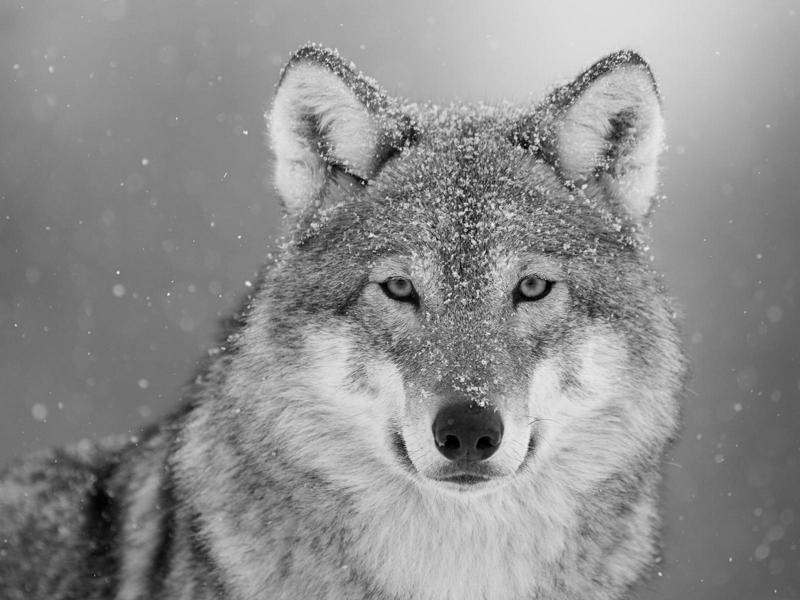
#> input picture WolfGray.jpg, 800 x 600 px; the run also reads 2 pictures not shown here
$ python Morphing.py
#> lines starting #> are read from the running program, lines starting #| are printed output that depends on the picture; after the words box and inside, x2 and y2 are one past the last pixel; in counts of white or black regions, pixels touching at a corner belong together
import time
import os
import numpy as np
from scipy import spatial, interpolate
import imageio as imio
from PIL import Image, ImageDraw

class Affine:
    def __init__(self, source, destination):
        if not isinstance(source, np.ndarray) or not isinstance(destination, np.ndarray):
            raise TypeError("One or more arguement is not np.ndarray")
        elif len(source) != 3 or len(source[0]) != 2:
            raise ValueError("Dimension of 'source' is not valid")
        elif len(destination) != 3 or len(destination[0]) != 2:
            raise ValueError("Dimension of 'destination' is not valid")
        elif all(not isinstance(pix, np.float64) for row in source for pix in row):
            raise ValueError("One or more value in 'source' is not np.float64")
        elif all(not isinstance(pix, np.float64) for row in destination for pix in row):
            raise ValueError("One or more value in 'destination' is not np.float64")

        self.source = source
        self.destination = destination
        self.matrix = self.getMat()

    def getMat(self):
        mat_l = np.vstack(([self.destination[0][0], self.destination[0][1], 1, 0, 0, 0],
                           [0, 0, 0, self.destination[0][0], self.destination[0][1], 1]))
        for idx in range(1, 3):
            mat_l = np.vstack((mat_l, [self.destination[idx][0], self.destination[idx][1], 1, 0, 0, 0]))
            mat_l = np.vstack((mat_l, [0, 0, 0, self.destination[idx][0], self.destination[idx][1], 1]))
        mat_r = np.vstack((self.source[0][0],
                           self.source[0][1],
                           self.source[1][0],
                           self.source[1][1],
                           self.source[2][0],
                           self.source[2][1]))
        result = np.linalg.solve(mat_l, mat_r)
        matrix = np.vstack((result.reshape((2, 3)), np.array([0, 0, 1], np.float64)))
        return matrix

    def transform(self, sourceImage, destinationImage):
        if not isinstance(sourceImage, np.ndarray) or not isinstance(destinationImage, np.ndarray):
            raise TypeError("One or more arguement is not np.ndarray")
        else:
            img = Image.new('L', (sourceImage.shape[1], sourceImage.shape[0]), 0)
            ImageDraw.Draw(img).polygon([self.destination[0, 0], self.destination[0, 1],
                                         self.destination[1, 0], self.destination[1, 1],
                                         self.destination[2, 0], self.destination[2, 1]], outline=255, fill=255)
            mask = np.array(img)

            row_min = max(0, int(min([self.source[0][1], self.source[1][1], self.source[2][1]])))
            col_min = max(0, int(min([self.source[0][0], self.source[1][0], self.source[2][0]])))
            row_max = min(len(sourceImage), int(max([self.source[0][1], self.source[1][1], self.source[2][1]]) + 2))
            col_max = min(len(sourceImage[0]), int(max([self.source[0][0], self.source[1][0], self.source[2][0]])) + 2)

            width = col_max - col_min
            height = row_max - row_min
            y, x = np.where(mask == 255)
            inter = interpolate.RectBivariateSpline(range(height), range(width), sourceImage[row_min:row_max, col_min:col_max], kx=1, ky=1)

            dim = len(y)
            det_p = np.vstack((x[np.arange(dim)], y[np.arange(dim)], np.ones(dim, np.float64)))
            src_p = np.matmul(self.matrix, det_p[:, np.arange(dim)])
            destinationImage[y[np.arange(dim)], x[np.arange(dim)]] = np.round(inter.ev(src_p[1, np.arange(dim)] - row_min, src_p[0, np.arange(dim)] - col_min))


class Blender:
    def __init__(self, startImage, startPoints, endImage, endPoints):
        for array in [startImage, startPoints, endImage, endPoints]:
            if not isinstance(array, np.ndarray):
                print(type(array))
                raise TypeError('One or more argument is not np.ndarray')

        self.startImage = startImage
        self.startPoints = startPoints
        self.endImage = endImage
        self.endPoints = endPoints

    def getBlendedImage(self, alpha):
        targetPoints = self.startPoints * (1 - alpha) + self.endPoints * alpha
        targetImage1 = np.zeros(self.startImage.shape, np.uint8)
        targetImage2 = np.zeros(self.startImage.shape, np.uint8)
        tri_ob = spatial.Delaunay(self.startPoints)

        aff_l = self.getAffine(tri_ob.simplices, self.startPoints, targetPoints)
        for tri in aff_l:
            tri.transform(self.startImage, targetImage1)

        aff_l = self.getAffine(tri_ob.simplices, self.endPoints, targetPoints)
        for tri in aff_l:
            tri.transform(self.endImage, targetImage2)
        finalImage = np.round(targetImage1 * (1 - alpha) + targetImage2 * alpha).astype(np.uint8)
        return finalImage


    def getAffine(self, vertices, srcPoints, targetPoints):
        aff_l = []
        for tri in vertices:
            aff_l.append(Affine(srcPoints[tri], targetPoints[tri]))
        return aff_l

    def generateMorphVideo(self, targetFolderPath, sequenceLength, includeReversed=True):
        seq = np.r_[0:1:1 / (sequenceLength - 1), 1]
        if includeReversed is True:
            seq = np.r_[seq, 1:0:-1 / (sequenceLength - 1), 0]
        ct = 0
        for percent in seq:
            img = self.getBlendedImage(percent)
            try:
                imio.imwrite('{0}/frame{1:03d}.jpg'.format(targetFolderPath, ct), img)
            except:
                os.makedirs(targetFolderPath)
                imio.imwrite('{0}/frame{1:03d}.jpg'.format(targetFolderPath, ct), img)
            ct += 1
        os.system('ffmpeg -f image2 -r 5 -i {}/frame%03d.jpg -vcodec mpeg4 -y {}/morph.mp4'.format(targetFolderPath, targetFolderPath))

class ColorAffine:
    def __init__(self, source, destination):
        if not isinstance(source, np.ndarray) or not isinstance(destination, np.ndarray):
            raise TypeError("One or more arguement is not np.ndarray")
        elif len(source) != 3 or len(source[0]) != 2:
            raise ValueError("Dimension of 'source' is not valid")
        elif len(destination) != 3 or len(destination[0]) != 2:
            raise ValueError("Dimension of 'destination' is not valid")
        elif all(not isinstance(pix, np.float64) for row in source for pix in row):
            raise ValueError("One or more value in 'source' is not np.float64")
        elif all(not isinstance(pix, np.float64) for row in destination for pix in row):
            raise ValueError("One or more value in 'destination' is not np.float64")

        self.source = source
        self.destination = destination
        self.matrix = self.getMat()

    def getMat(self):
        mat_l = np.vstack(([self.destination[0][0], self.destination[0][1], 1, 0, 0, 0],
                           [0, 0, 0, self.destination[0][0], self.destination[0][1], 1]))
        for idx in range(1, 3):
            mat_l = np.vstack((mat_l, [self.destination[idx][0], self.destination[idx][1], 1, 0, 0, 0]))
            mat_l = np.vstack((mat_l, [0, 0, 0, self.destination[idx][0], self.destination[idx][1], 1]))
        mat_r = np.vstack((self.source[0][0],
                           self.source[0][1],
                           self.source[1][0],
                           self.source[1][1],
                           self.source[2][0],
                           self.source[2][1]))
        result = np.linalg.solve(mat_l, mat_r)
        matrix = np.vstack((result.reshape((2, 3)), np.array([0, 0, 1], np.float64)))
        return matrix

    def transform(self, sourceImage, destinationImage):
        if not isinstance(sourceImage, np.ndarray) or not isinstance(destinationImage, np.ndarray):
            raise TypeError("One or more arguement is not np.ndarray")
        else:
            height, width, rgb = sourceImage.shape
            img = Image.new('L', (width, height), 0)
            ImageDraw.Draw(img).polygon([self.destination[0, 0], self.destination[0, 1],
                                         self.destination[1, 0], self.destination[1, 1],
                                         self.destination[2, 0], self.destination[2, 1]], outline=255, fill=255)
            mask = np.array(img)

            row_min = max(0, int(min([self.source[0][1], self.source[1][1], self.source[2][1]])))
            col_min = max(0, int(min([self.source[0][0], self.source[1][0], self.source[2][0]])))
            row_max = min(len(sourceImage), int(max([self.source[0][1], self.source[1][1], self.source[2][1]]) + 2))
            col_max = min(len(sourceImage[0]), int(max([self.source[0][0], self.source[1][0], self.source[2][0]])) + 2)

            width = col_max - col_min
            height = row_max - row_min
            y, x = np.where(mask == 255)
            inter_r = interpolate.RectBivariateSpline(range(height), range(width), sourceImage[row_min:row_max, col_min:col_max, 0], kx=1, ky=1)
            inter_g = interpolate.RectBivariateSpline(range(height), range(width), sourceImage[row_min:row_max, col_min:col_max, 1], kx=1, ky=1)
            inter_b = interpolate.RectBivariateSpline(range(height), range(width), sourceImage[row_min:row_max, col_min:col_max, 2], kx=1, ky=1)

            dim = len(y)
            det_p = np.vstack((x[np.arange(dim)], y[np.arange(dim)], np.ones(dim, np.float64)))
            src_p = np.matmul(self.matrix, det_p[:, np.arange(dim)])
            destinationImage[y[np.arange(dim)], x[np.arange(dim)], 0] = np.round(inter_r.ev(src_p[1, np.arange(dim)] - row_min, src_p[0, np.arange(dim)] - col_min))
            destinationImage[y[np.arange(dim)], x[np.arange(dim)], 1] = np.round(inter_g.ev(src_p[1, np.arange(dim)] - row_min, src_p[0, np.arange(dim)] - col_min))
            destinationImage[y[np.arange(dim)], x[np.arange(dim)], 2] = np.round(inter_b.ev(src_p[1, np.arange(dim)] - row_min, src_p[0, np.arange(dim)] - col_min))
            # [12 lines of commented-out code are left out]

class ColorBlender:
    def __init__(self, startImage, startPoints, endImage, endPoints):
        for array in [startImage, startPoints, endImage, endPoints]:
            if not isinstance(array, np.ndarray):
                print(type(array))
                raise TypeError('One or more argument is not np.ndarray')

        self.startImage = startImage
        self.startPoints = startPoints
        self.endImage = endImage
        self.endPoints = endPoints

    def getBlendedImage(self, alpha):
        targetPoints = self.startPoints * (1 - alpha) + self.endPoints * alpha
        targetImage1 = np.zeros(self.startImage.shape, np.uint8)
        targetImage2 = np.zeros(self.startImage.shape, np.uint8)
        tri_ob = spatial.Delaunay(self.startPoints)
        aff_l = self.getAffine(tri_ob.simplices, self.startPoints, targetPoints)

        for tri in aff_l:
            tri.transform(self.startImage, targetImage1)
        aff_l = self.getAffine(tri_ob.simplices, self.endPoints, targetPoints)
        for tri in aff_l:
            tri.transform(self.endImage, targetImage2)
        finalImage = np.round(targetImage1 * (1 - alpha) + targetImage2 * alpha).astype(np.uint8)
        return finalImage

    def getAffine(self, vertices, srcPoints, targetPoints):
        aff_l = []
        for tri in vertices:
            aff_l.append(ColorAffine(srcPoints[tri], targetPoints[tri]))
        return aff_l

    def generateMorphVideo(self, targetFolderPath, sequenceLength, includeReversed=True):
        seq = np.r_[0:1:1 / (sequenceLength - 1), 1]
        if includeReversed is True:
            seq = np.r_[seq, 1:0:-1 / (sequenceLength - 1), 0]
        ct = 0
        for percent in seq:
            img = self.getBlendedImage(percent)
            try:
                imio.imwrite('{0}/frame{1:03d}.jpg'.format(targetFolderPath, ct), img)
            except:
                os.makedirs(targetFolderPath)
                imio.imwrite('{0}/frame{1:03d}.jpg'.format(targetFolderPath, ct), img)
            ct += 1
        # os.chdir(targetFolderPath)
        os.system('ffmpeg -f image2 -r 5 -i {}/frame%03d.jpg -vcodec mpeg4 -y {}/morph.mp4'.format(targetFolderPath, targetFolderPath))
        # os.system('ffmpeg -f image2 -r 5 -i frame%03d.jpg -vcodec mpeg4 -y {}/morph.mp4'.format(targetFolderPath))
        # os.system('cd ..')


if __name__ == '__main__':
    start_time = time.time()

    startPoints = np.loadtxt('wolf.jpg.txt', np.float64)
    endPoints = np.loadtxt('tiger2.jpg.txt', np.float64)
    startImage = imio.imread('WolfGray.jpg')
#> startImage is the input picture: shape (600, 800); min 0, max 252, mean 142.2
    endImage = imio.imread('Tiger2Gray.jpg')
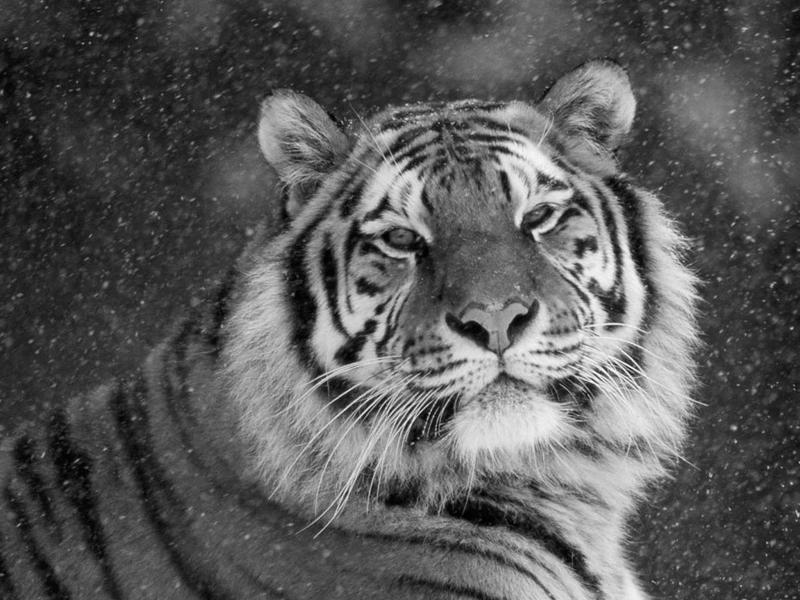
#> input picture Tiger2Gray.jpg, 800 x 600 px
#> endImage is the input picture: shape (600, 800); min 0, max 255, mean 88.6
    blender = Blender(startImage, startPoints, endImage, endPoints)
#> the loop in __init__, `for array in [startImage, startPoints, endImage, endPoints]:` made 4 passes
    target = blender.getBlendedImage(0.4)
#> the loop in getBlendedImage, `for tri in aff_l:` made 184 passes
#> pass 1, in transform, `mask = np.array(img)`:
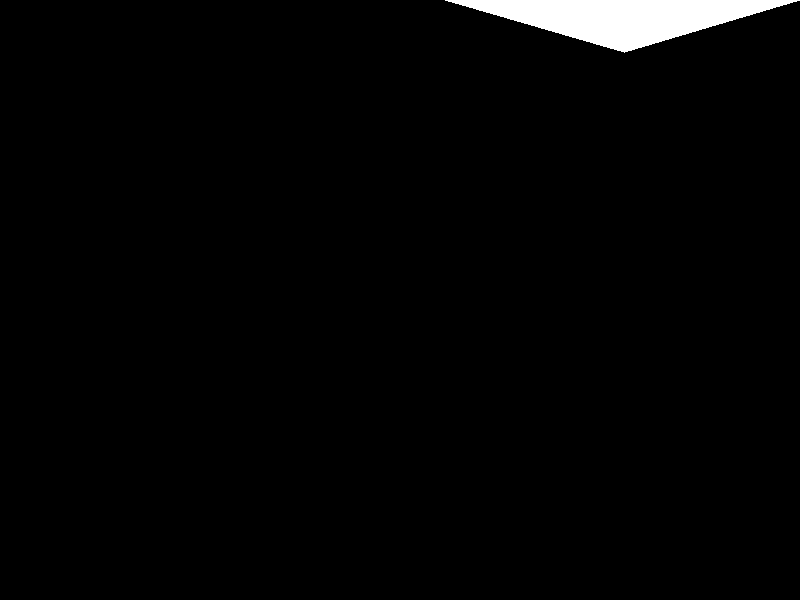
#> mask: shape (600, 800); 2% white; 1 white region, box (x1, y1, x2, y2) and area: (445, 0, 800, 53) 9433
#> the loop in getBlendedImage, `for tri in aff_l:` made 184 passes
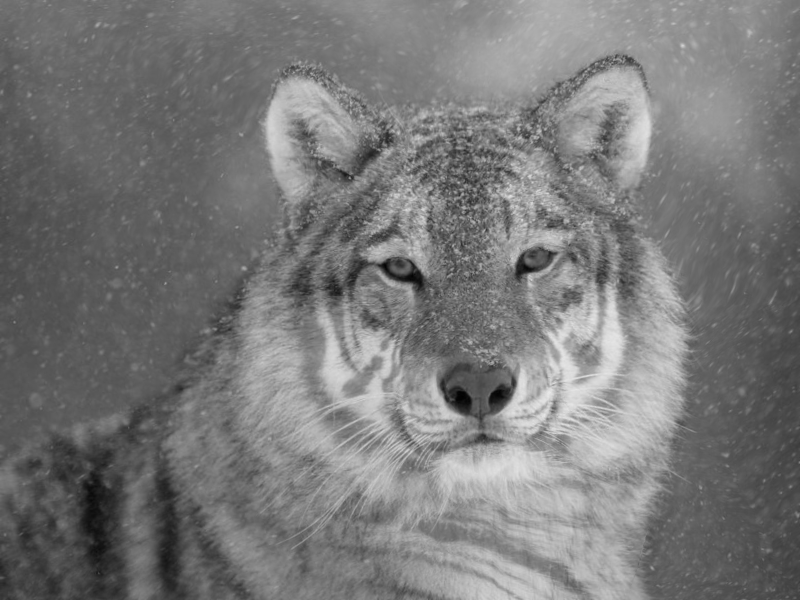
#> target: shape (600, 800); min 1, max 232, mean 120.8
    imio.imwrite('test.png', target)
    # blender.generateMorphVideo("myVideoGray", 20, True)
    print("--- %s seconds ---" % (time.time() - start_time))

    # TODO: diff function
    expected = imio.imread('gray_results/frame017.png')
    actual = imio.imread('test.png')
    diff = np.absolute(actual - expected)
    img = np.array(Image.new('L', (800, 600), 0))
    ct = 0
    for x in range(800):
        for y in range(600):
            if abs(diff[y, x]) > 1:
                ct += 1
                img[y, x] = 255
    imio.imwrite('diff.png', img)
    print("difference = {}, percentage = {}%".format(ct, (ct * 100 / 480000)))


    start_time = time.time()
    startColor = imio.imread('WolfColor.jpg')
    endColor = imio.imread('Tiger2Color.jpg')
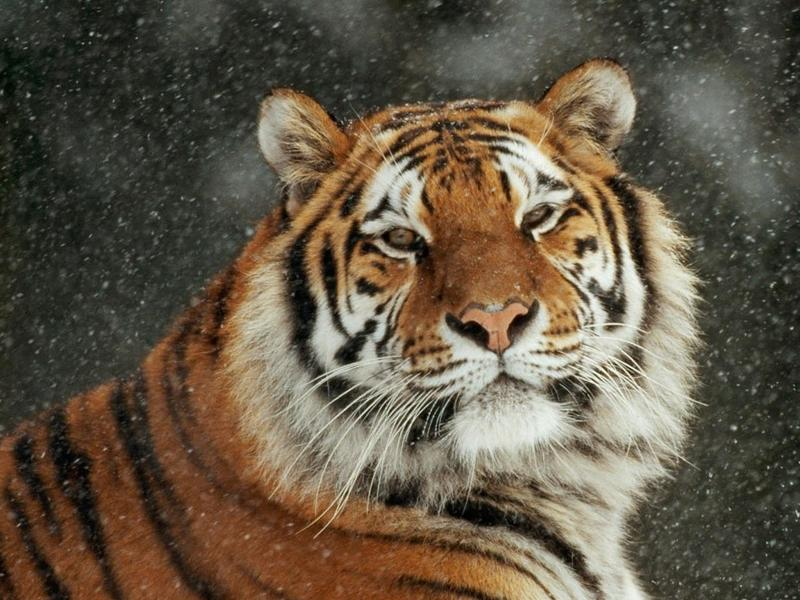
#> input picture Tiger2Color.jpg, 800 x 600 px
#> endColor is the input picture: shape (600, 800, 3); mean R, G, B 98.8, 87.2, 69.7
    color_blender = ColorBlender(startColor, startPoints, endColor, endPoints)
    imio.imwrite('test_color.jpg', color_blender.getBlendedImage(0.5))
#> the loop in getBlendedImage, `for tri in aff_l:` made 184 passes
#> pass 1, in transform, `mask = np.array(img)`:
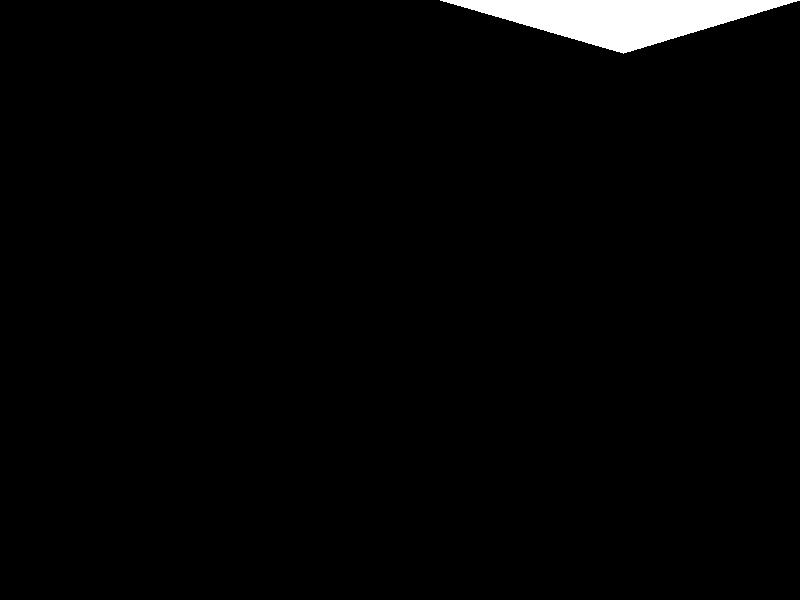
#> mask: shape (600, 800); 2% white; 1 white region, box (x1, y1, x2, y2) and area: (440, 0, 800, 54) 9747
#> pass 3, in transform (call 3), `mask = np.array(img)`:
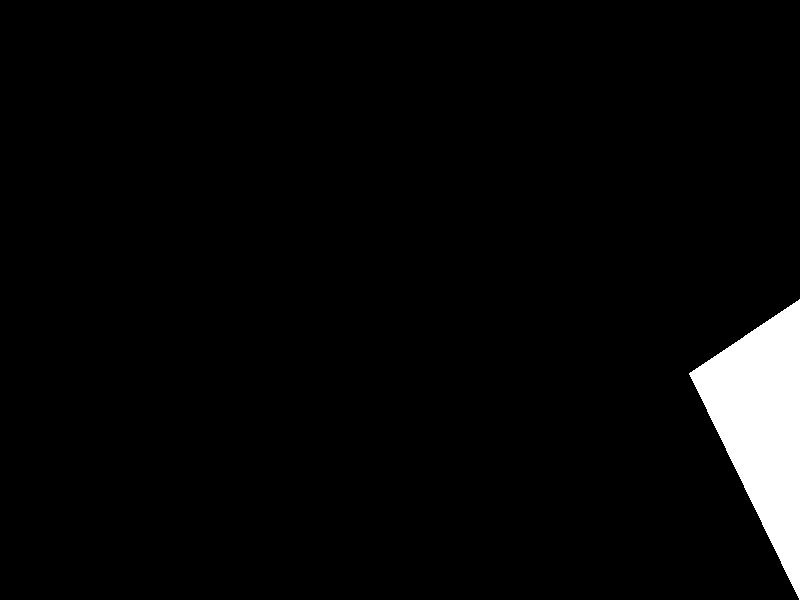
#> mask: shape (600, 800); 3.5% white; 1 white region, box (x1, y1, x2, y2) and area: (689, 299, 800, 600) 16801
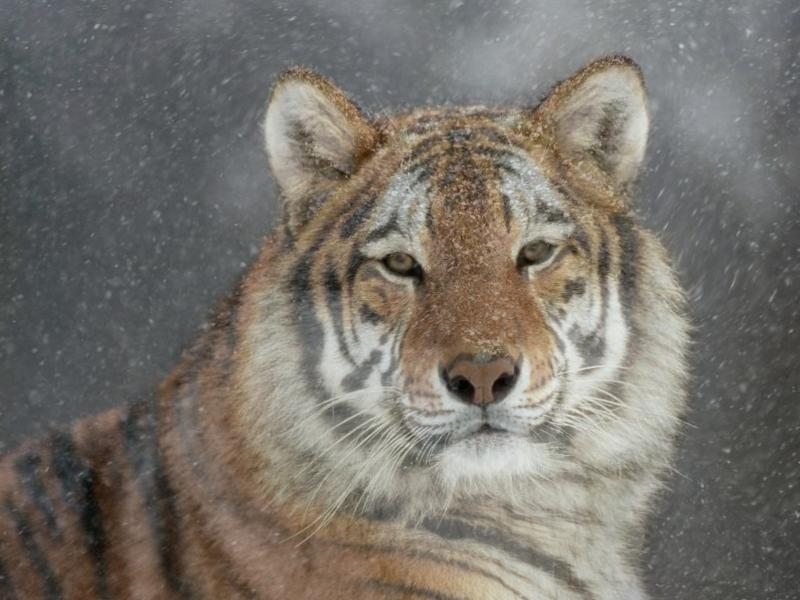
#> saved as test_color.jpg: shape (600, 800, 3); mean R, G, B 119.4, 114.9, 107.8
    # color_blender.generateMorphVideo("myVideoColor", 20, True)
    print("--- %s seconds ---" % (time.time() - start_time))
    pass
